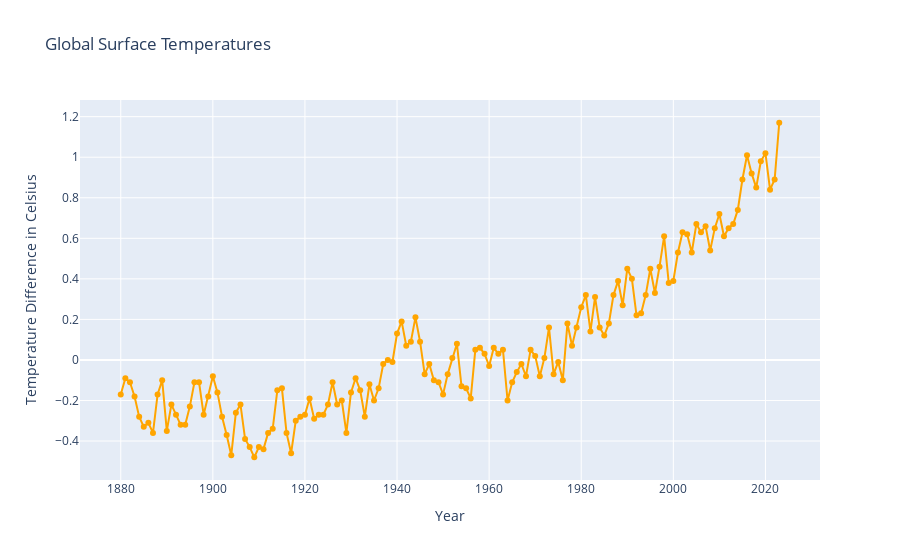

This figure's notebook cell:
### Code cell
#downloading the global temperature dataset
temp = pd.read_csv("Global_annual_mean_temp.csv")

#creating a line chart
fig = px.line(temp, x='Year', y='No_Smoothing',
              color_discrete_sequence = ['orange'],
              markers=True,
              title="Global Surface Temperatures",
              labels={"No_Smoothing":"Temperature Difference in Celsius"}
              )
fig.show()

### Figure 1 — Plotly figure (JSON) as saved in the notebook; plotly's stock layout.template omitted (floating-point values rounded to 4 significant figures; data arrays with more than 128 entries replaced by an {"elided": "..."} marker saying what was removed)
{"data": [{"hovertemplate": "Year=%{x}<br>Temperature Difference in Celsius=%{y}<extra></extra>", "legendgroup": "", "line": {"color": "orange", "dash": "solid"}, "marker": {"symbol": "circle"}, "mode": "lines+markers", "name": "", "orientation": "v", "showlegend": false, "type": "scatter", "x": {"elided": "144 int values"}, "xaxis": "x", "y": {"elided": "144 float values"}, "yaxis": "y"}], "layout": {"autosize": true, "legend": {"tracegroupgap": 0}, "title": {"text": "Global Surface Temperatures"}, "xaxis": {"anchor": "y", "autorange": true, "domain": [0, 1], "range": [1871.0, 2032.0], "title": {"text": "Year"}, "type": "linear"}, "yaxis": {"anchor": "x", "autorange": true, "domain": [0, 1], "range": [-0.6162, 1.306], "title": {"text": "Temperature Difference in Celsius"}, "type": "linear"}}}
